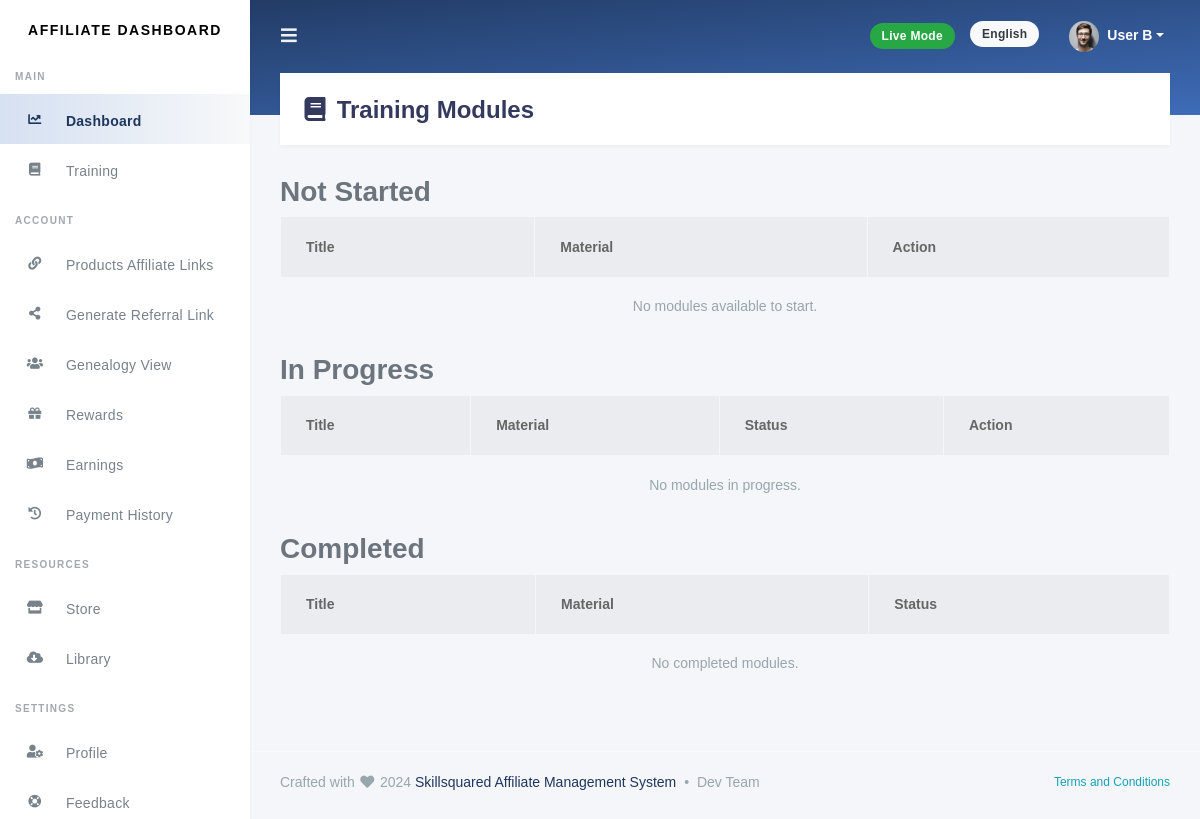
/affiliates/affiliate-training/ (signed in), run on an earlier commit of the app's database.
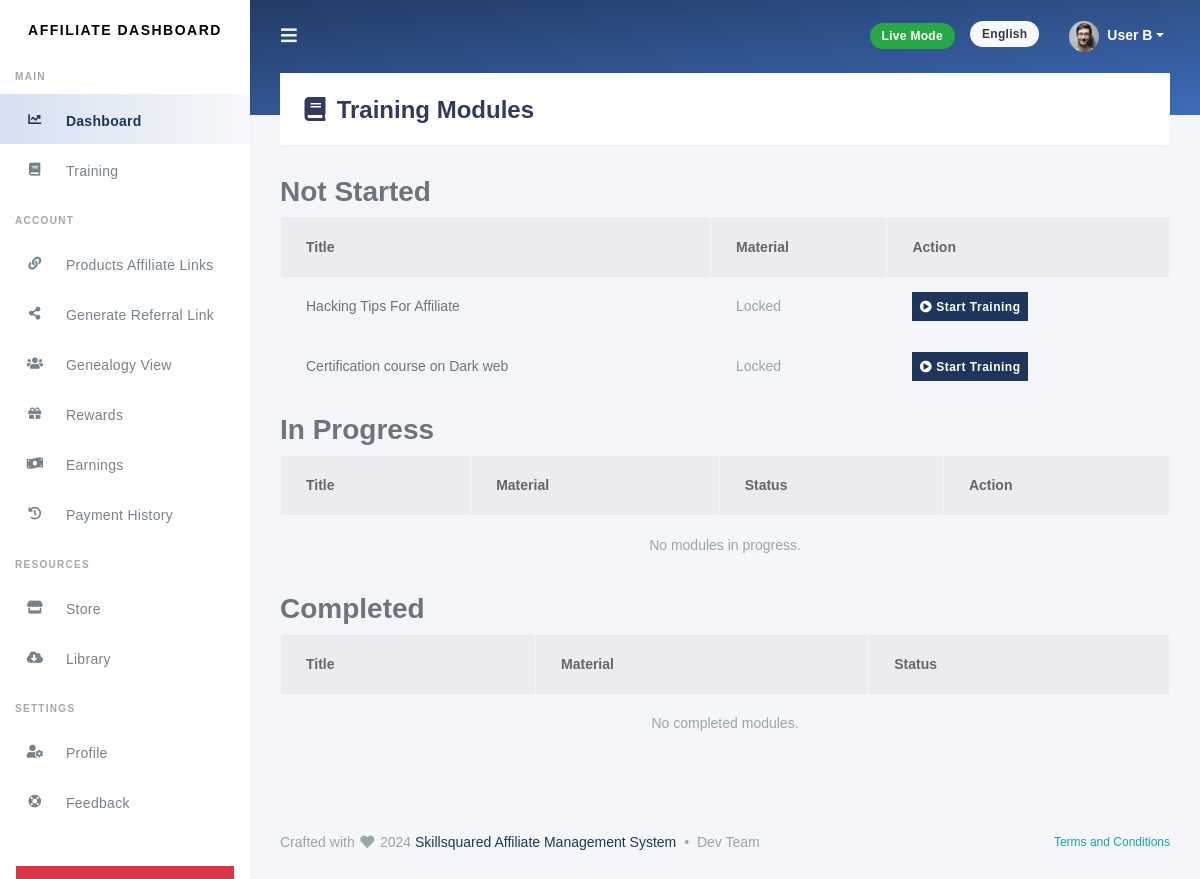
And on a later commit of the database.
### training/models.py (models this page shows, shortened)
class TrainingModule(models.Model):
    title = models.CharField(max_length=255, unique=True)
    content = models.TextField()
    material = models.FileField(upload_to='training_materials/', null=True, blank=True)
    completion_time = models.PositiveIntegerField(help_text="Time in minutes")  # Estimated time
    created_at = models.DateTimeField(auto_now_add=True)

### affiliates/views.py (the view)
# urls.py: path('affiliate-training/', affiliate_training, name='affiliate_training'),
@login_required
def affiliate_training(request):
    modules = TrainingModule.objects.all()
    progress_list = TrainingProgress.objects.filter(user=request.user)
    progress_mapping = {progress.module.id: progress for progress in progress_list}
    categorized_modules = {
        'not_started': [],
        'in_progress': [],
        'completed': [],
    }
    for module in modules:
        progress = progress_mapping.get(module.id)
        if not progress:
            categorized_modules['not_started'].append(module)
        elif progress.completed:
            categorized_modules['completed'].append((module, progress))
        else:
            categorized_modules['in_progress'].append((module, progress))
    context = {
        'categorized_modules': categorized_modules,
    }
    return render(request, 'trainings/modules.html', context)

### templates/trainings/modules.html
{% extends 'base.html' %}
{% block content %}
<div class="section-header">
    <h1><i class="fa fa-fw fa-book"></i> Training Modules</h1>
</div>
<div class="section-body">
    <h3>Not Started</h3>
    <table class="table table-bordered">
        <thead class="thead-light">
            <tr>
                <th>Title</th>
                <th>Material</th>
                <th>Action</th>
            </tr>
        </thead>
        <tbody>
            {% for module in categorized_modules.not_started %}
            <tr>
                <td>{{ module.title }}</td>
                <td><span class="text-muted">Locked</span></td>
                <td>
                    <a href="{% url 'start_training' module.id %}" class="btn btn-primary btn-sm">
                        <i class="fa fa-play-circle"></i> Start Training
                    </a>
                </td>
            </tr>
            {% empty %}
            <tr>
                <td colspan="3" class="text-center text-muted">No modules available to start.</td>
            </tr>
            {% endfor %}
        </tbody>
    </table>
    <h3>In Progress</h3>
    <table class="table table-bordered">
        <thead class="thead-light">
            <tr>
                <th>Title</th>
                <th>Material</th>
                <th>Status</th>
                <th>Action</th>
            </tr>
        </thead>
        <tbody>
            {% for module, progress in categorized_modules.in_progress %}
            <tr>
                <td>{{ module.title }}</td>
                <td>
                    {% if module.material %}
                    <a href="{{ module.material.url }}" class="btn btn-info btn-sm" target="_blank">
                        <i class="fa fa-download"></i> Download
                    </a>
                    {% else %}
                    <span class="text-muted">N/A</span>
                    {% endif %}
                </td>
                <td><span class="badge badge-warning">In Progress</span></td>
                <td>
                    <a href="{% url 'start_training' module.id %}" class="btn btn-primary btn-sm">
                        <i class="fa fa-play-circle"></i> Continue Training
                    </a>
                </td>
            </tr>
            {% empty %}
            <tr>
                <td colspan="4" class="text-center text-muted">No modules in progress.</td>
            </tr>
            {% endfor %}
        </tbody>
    </table>
    <h3>Completed</h3>
    <table class="table table-bordered">
        <thead class="thead-light">
            <tr>
                <th>Title</th>
                <th>Material</th>
                <th>Status</th>
            </tr>
        </thead>
        <tbody>
            {% for module, progress in categorized_modules.completed %}
            <tr>
                <td>{{ module.title }}</td>
                <td>
                    {% if module.material %}
                    <a href="{{ module.material.url }}" class="btn btn-info btn-sm" target="_blank">
                        <i class="fa fa-download"></i> Download
                    </a>
                    {% else %}
                    <span class="text-muted">N/A</span>
                    {% endif %}
                </td>
                <td>
                    <span class="badge badge-success">Completed</span>
                    {% if progress.admin_verified %}
                    <span class="badge badge-primary">Verified</span>
                    {% else %}
                    <span class="badge badge-secondary">Pending Verification</span>
                    {% endif %}
                </td>
            </tr>
            {% empty %}
            <tr>
                <td colspan="3" class="text-center text-muted">No completed modules.</td>
            </tr>
            {% endfor %}
        </tbody>
    </table>
</div>
{% endblock %}

What changed in the data, as far as the page shows it:
added TrainingModule: title "Hacking Tips For Affiliate"
added TrainingModule: title "Certification course on Dark web"
Also different on the page:
text no longer shown: "No modules available to start."
